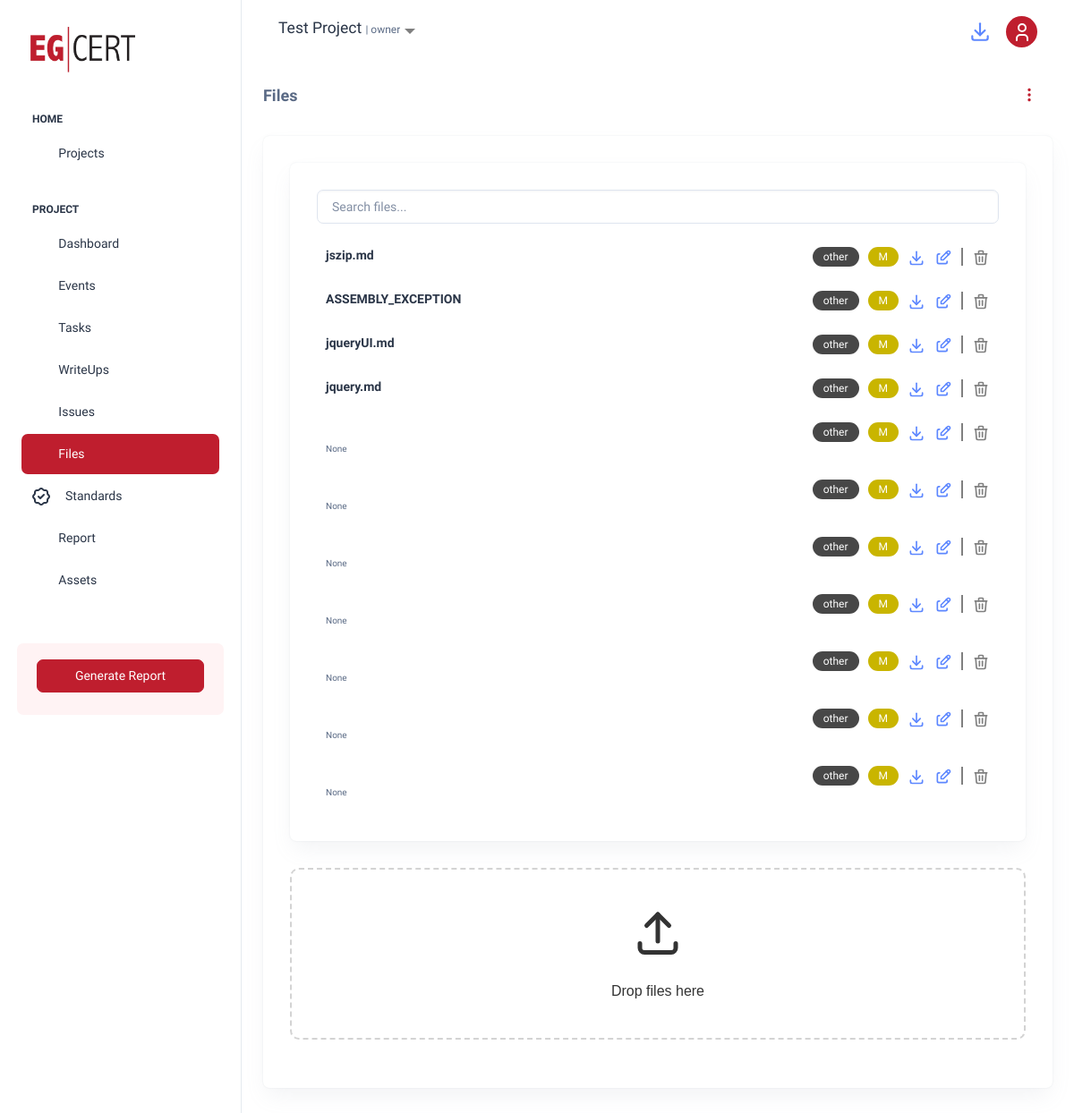
/files/project/5/files/ (signed in), run on an earlier commit of the app's database.
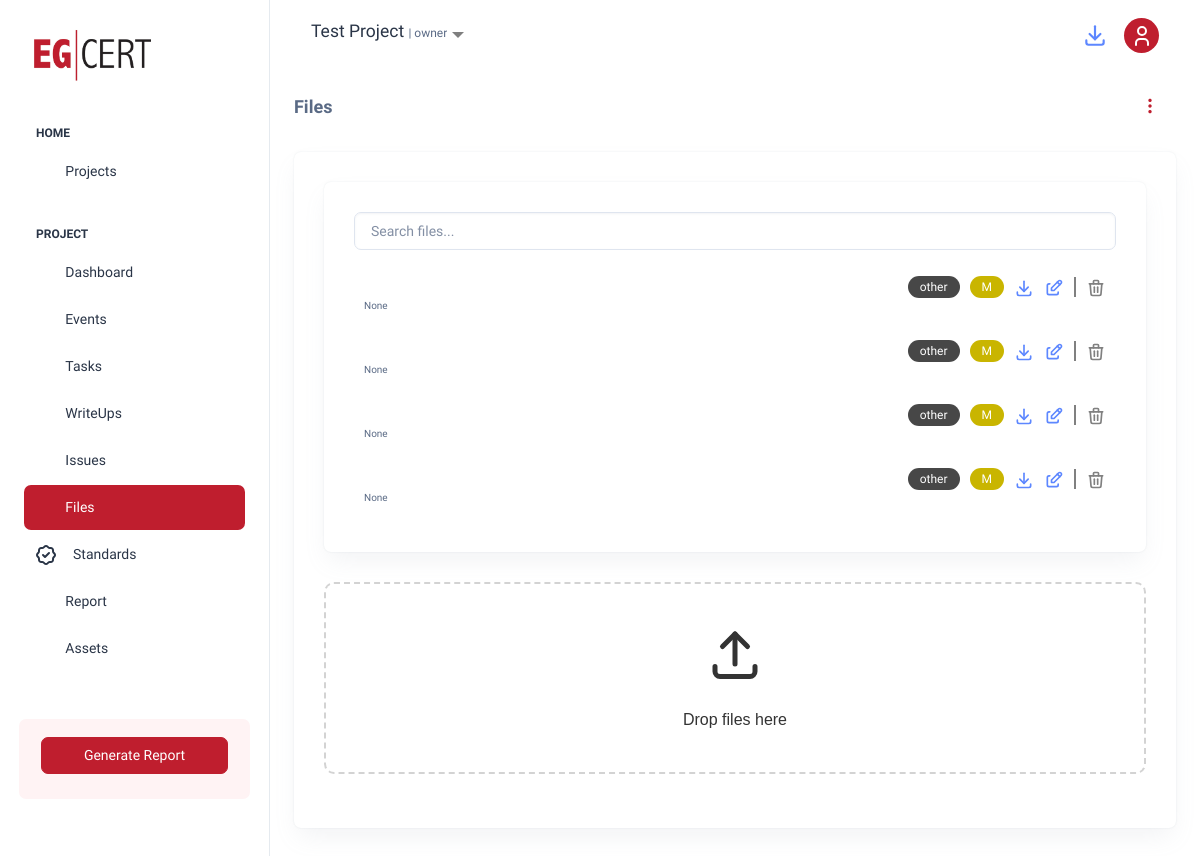
And on a later commit of the database.
### files/models.py (models this page shows, shortened)
class File(models.Model):
    FILE_TYPE_CHOICES = [
        ('external', 'External Entity'),
        ('exported', 'Exported During Pentest'),
        ('result', 'Result of the Test'),
        ('reply', 'Document Reply'),
        ('letter', 'Letter'),
        ('firmware', 'Firmware'),
        ('log', 'Log File'),
        ('exploit', 'Exploit Script/Code'),
        ('configuration', 'Configuration File'),
        ('tool', 'Tool'),
        ('other', 'Other'),
        ('writeup', 'Writeup Related'),
    ]
    FILE_STATUS_CHOICES = [
        ('pending', 'Pending Analysis'),
        ('in_progress', 'In Progress'),
        ('completed', 'Analysis Completed'),
    ]
    CONFIDENTIALITY_LEVEL_CHOICES = [
        ('low', 'Low'),
        ('medium', 'Medium'),
        ('high', 'High'),
    ]
    project = models.ForeignKey(Project, related_name='files', on_delete=models.CASCADE)
    name = models.CharField(max_length=255)
    description = models.TextField(blank=True, null=True)
    file = models.FileField(upload_to='project_files/')
    created_at = models.DateTimeField(auto_now_add=True)
    file_type = models.CharField(
        max_length=20,
        choices=FILE_TYPE_CHOICES,
        default='other'  # Default value
    )
    file_status = models.CharField(max_length=15, choices=FILE_STATUS_CHOICES, default='pending')
    confidentiality_level = models.CharField(max_length=10, choices=CONFIDENTIALITY_LEVEL_CHOICES, default='medium')
    tags = models.CharField(max_length=255, blank=True, null=True, help_text="Comma-separated tags for categorization")
    related_vulnerabilities = models.TextField(blank=True, null=True, help_text="IDs or names of related vulnerabilities")
    uploaded_by = models.ForeignKey(
        'auth.User', on_delete=models.SET_NULL, null=True, blank=True, related_name='uploaded_files'
    )
    uploaded_at = models.DateTimeField(null=True, blank=True,)
    last_modified_at = models.DateTimeField(auto_now=True)

### files/views.py (the view)
# urls.py: path('project/<int:project_id>/files/', views.project_files, name='project_files'),
def project_files(request, project_id):
    project = get_object_or_404(Project, id=project_id)
    if not (request.user == project.owner or request.user.is_staff or request.user in project.project_workers.all()):
        raise PermissionDenied  # Deny access if the user is not authorized
    files = project.files.all()
    return render(request, 'files/project_files.html', {'project': project, 'files': files})

### projects/context_processors.py (called while the page is built)
def user_projects(request):
    if request.user.is_authenticated:
        projects = Project.objects.filter(project_workers=request.user) | Project.objects.filter(owner=request.user)
        print(projects)
        return {'user_projects': projects.distinct()}  # Use distinct() to avoid duplicate results
    return {'user_projects': []}

### projects/models.py (called while the page is built)
    def __str__(self):
        return self.name

### files/templates/files/project_files.html (shortened to what this page needs)
{% extends "base_for_project.html" %}
{% load static %}
{% block extra_css %}
<link href="https://cdnjs.cloudflare.com/ajax/libs/select2/4.0.13/css/select2.min.css" rel="stylesheet"/>
<link rel="stylesheet" href="https://cdn.jsdelivr.net/npm/@yaireo/tagify@3.22.0/dist/tagify.css">
<link rel="stylesheet" href="{% static 'custom/styles/files.css' %}">
<link href="https://cdn.jsdelivr.net/npm/bootstrap-icons/font/bootstrap-icons.css" rel="stylesheet"/>
{% endblock %}
{% block content %}
  <div class="card-body container-fluid">
    <h5 class="card-title fw-semibold mb-4 d-flex justify-content-between align-items-center">
      Files
      <div class="dropdown">
        <button  class="btn btn-link"  type="button"  id="dropdownMenuButton"  data-bs-toggle="dropdown"  aria-expanded="false">
          <i class="bi bi-three-dots-vertical"></i>
        </button>
      </div>
    </h5>
    <div class="card">
        <div class="card-body" >
            <div class="card">
              <div class="card-body">
                <div class="table-responsive">
                 <div class="mb-3">
                  <input type="text" id="searchBar" oninput="filterFiles()" placeholder="Search files..." class="form-control"  value="{{ project_name }}" >
                </div>
                <div class="file-list">
                  {% for file in files %}
                    <div class="file-item" id="file_item_id{{file.id}}" data-file-name="{{ file.name|lower }}">
                      <div class="file-header" style="display: flex; justify-content: space-between; align-items: center;">
                        <div style="display: flex; align-items: center">
                          <h6 class="fw-semibold mb-1 cursor-pointer" onclick="toggleRow(this)">{{ file.name }}</h6>
                        </div>
                        <div style="display: flex; gap: 10px; align-items: center;">
                          <span class="badge category" style="background-color: rgb(71, 71, 71) ; border-radius: 20px; padding: 5px 12px; font-size: 0.75rem;">
                            {{ file.file_type }}
                          </span>
                          <span class="badge" style="background-color:
                            {% if file.confidentiality_level == 'high'%}
                            rgb(185, 34, 0)
                            {% elif file.confidentiality_level == 'medium'%}
                            rgb(201, 181, 0)
                            {% elif file.confidentiality_level == 'low'%}
                            rgb(29, 199, 43)
                            {%endif%}
                          ; border-radius: 20px; padding: 5px 12px; font-size: 0.75rem;">
                          {{ file.confidentiality_level|slice:":1"|capfirst }}
                          </span>
                          <a href="{{ file.file.url }}" class="edit-icon">
                          </a>
                          {% if user == file.uploaded_by or user == file.project.owner or user.is_staff  %}
                          <a href="{% url 'files:edit_file' file.id %}" class="edit-icon">
                          </a>
                          <div style="height: 20px; width: 2px; background-color: gray;"></div>
                          <a href="javascript:void(0)" onclick="deletefile('{{file.id}}')" class="delete_icon">
                          </a>
                          {%endif%}
                        </div>
                      </div>
                      <p class="fw-normal file-description" style="font-size: 10px;">
                        {{ file.description }}
                      </p>
                    </div>
                  {% endfor %}
                </div>
                </div>
              </div>
            </div>
            <div class="mb-4">
              <div id="dropzone" class="dropzone">
                <div class="mb-4">
                  <div class="icon-label">
                  </div>
                </div>
                <p>Drop files here</p>
              </div>
            </div>
          </div>
    </div>
  </div>
{% endblock %}

What changed in the data, as far as the page shows it:
removed File: name "jszip.md", file_type "other", confidentiality_level "M"
removed File: name "ASSEMBLY_EXCEPTION", file_type "other", confidentiality_level "M"
removed File: name "jqueryUI.md", file_type "other", confidentiality_level "M"
removed File: name "jquery.md", file_type "other", confidentiality_level "M"
removed File: file_type "other", confidentiality_level "M", description "None"
removed File: file_type "other", confidentiality_level "M", description "None"
removed File: file_type "other", confidentiality_level "M", description "None"
